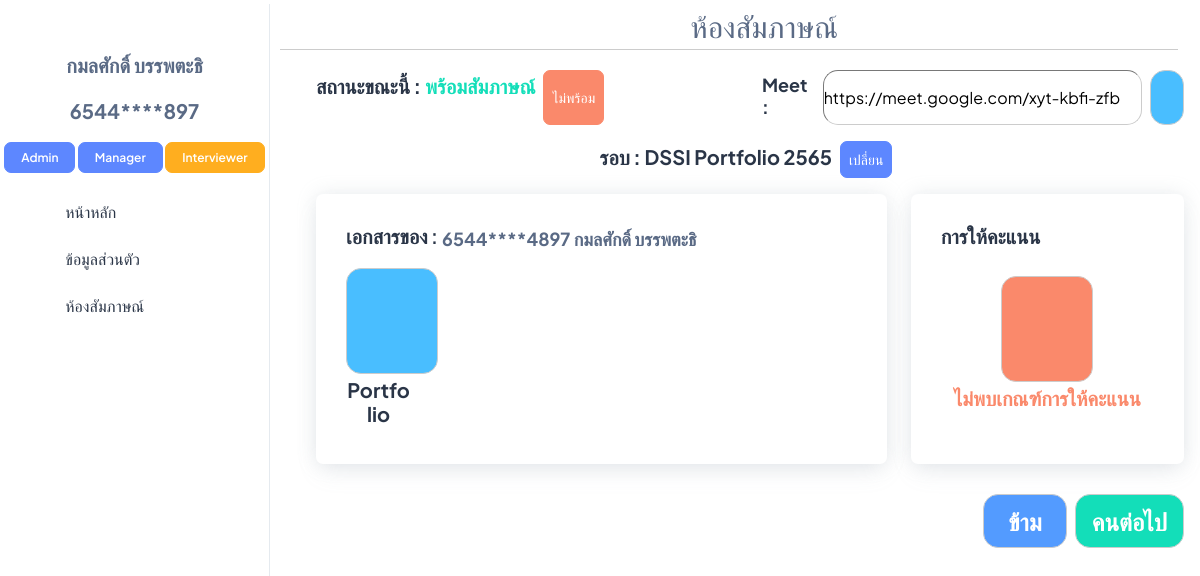
Page /Interviewer_room (signed in) on the earlier database version.
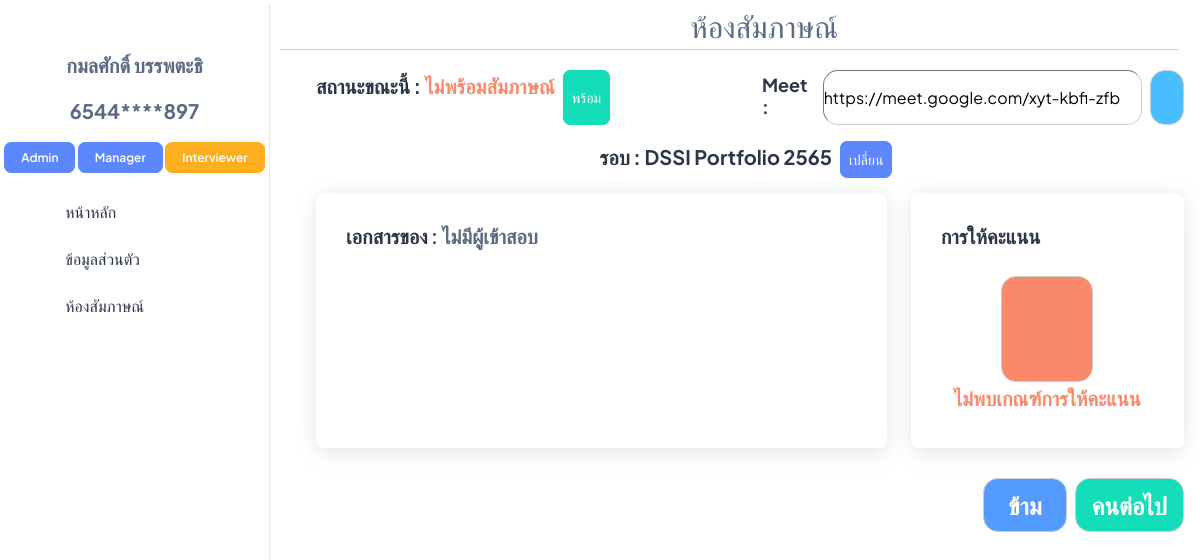
Same page on the later database version.
### interview/models.py (models this page shows, shortened)
class Role(models.Model):
    DEFAULT_ROLES = ['Admin', 'Manager','Interviewer', 'Student']
    name = models.CharField(max_length=50, default=DEFAULT_ROLES[0], choices=[(role, role) for role in DEFAULT_ROLES])
    users = models.ManyToManyField(User, related_name='roles', blank=True)
    TemporaryUser = models.ManyToManyField(TemporaryUser, related_name='roles', blank=True)

class InterviewLink(models.Model):
    user = models.ForeignKey(User, on_delete=models.CASCADE, related_name='interview_link')
    link = models.CharField(max_length=300)
    active = models.BooleanField(default=False,null=True,blank=True)
    round = models.ForeignKey(Round, on_delete=models.CASCADE, related_name='interview_round',blank=True,null=True)
    interviewing = models.BooleanField(default=False)

class InterviewStatus(models.Model):
    user = models.ForeignKey(User, on_delete=models.CASCADE, related_name='interview_status')
    status = models.CharField(max_length=100)
    round = models.ForeignKey(Round, on_delete=models.CASCADE)
    reg_at = models.DateTimeField(auto_now_add=True,blank=True ,null= True)

class User(AbstractBaseUser, PermissionsMixin):
    email = models.EmailField(unique=True)
    username = models.CharField(max_length=30, unique=True)
    first_name = models.CharField(max_length=100)
    last_name = models.CharField(max_length=100)
    gender = models.CharField(max_length=20)
    address = models.CharField(max_length=400)
    postcode = models.CharField(max_length=20)
    phone_number = models.CharField(max_length=10)
    citizen_id = models.CharField(max_length=13,unique=True,blank=True,null=True)
    birth_date = models.DateField(blank=True,null=True)
    date_joined = models.DateTimeField(default=timezone.now)
    is_active = models.BooleanField(default=True)
    is_staff = models.BooleanField(default=False)
    objects = CustomUserManager()
    USERNAME_FIELD = 'username'
    EMAIL_FIELD = 'email'
    REQUIRED_FIELDS = ['email']

class Document(models.Model):
    user = models.ForeignKey(User, on_delete=models.CASCADE)
    round = models.ForeignKey(Round, on_delete=models.CASCADE)
    doc_name = models.CharField(max_length=100,blank=True,null=True)
    document = models.FileField(upload_to=user_directory_path)

class Round(models.Model):
    major = models.ForeignKey(Major, on_delete=models.CASCADE)
    academic_year = models.CharField(max_length=20)
    round_name = models.CharField(max_length=20)
    manager = models.ForeignKey(User, on_delete=models.CASCADE)
    users = models.ManyToManyField(User, related_name='rounds_participated', blank=True)
    TemporaryUser = models.ManyToManyField(TemporaryUser,related_name='rounds_participated', blank=True)
    documents = models.CharField(max_length=200, null=True,blank=True)
    active = models.BooleanField(default=False,null=True,blank=True)
    interview_time = models.CharField(max_length=50, null=True, blank=True)
    line_Token = models.CharField(max_length=50, null=True, blank=True)

### interview/views.py (the view, shortened to what this page needs)
# urls.py: path('Interviewer_room',Interviewer_room, name='Interviewer_room'),
@login_required
@user_passes_test(is_Interviewer)
def Interviewer_room(request):
    if InterviewLink.objects.filter(user=request.user):
        pass
    else:
        new_link = InterviewLink(user=request.user,link="")
        new_link.save()
    if InterviewNow.objects.filter(interviewer=request.user):
        pass
    else:
        now = InterviewNow(interviewer=request.user)
        now.save()
    user_rounds = Round.objects.filter(users=request.user)
    user_majors = Major.objects.filter(users=request.user)
    related_rounds = Round.objects.filter(major__in=user_majors)
    combined_rounds = (user_rounds | related_rounds).distinct().order_by("-academic_year")
    not_selected_round = True
    link = InterviewLink.objects.get(user=request.user)
    if link.round:
        not_selected_round = False
    link = InterviewLink.objects.get(user=request.user)
    interviewer_interviewing = InterviewNow.objects.get(interviewer=request.user)
    interviewing = False
    if interviewer_interviewing.student:
        interviewing = True
    student = None
    need_docs = None
    have_docs = []
    temp_remove_list = []
    if link.round and interviewing :
        interviewing_now = InterviewNow.objects.get(interviewer=request.user)
        student = InterviewStatus.objects.get(round=link.round,user=interviewing_now.student)
        need_docs = link.round.documents.split(",")
        for d in need_docs:
            if Document.objects.filter(user=student.user,doc_name=d,round=link.round):
                have_docs.append(Document.objects.get(user=student.user,doc_name=d,round=link.round))
                temp_remove_list.append(d)
        for d in temp_remove_list:
            need_docs.remove(d)
    context = {
        "docs" : student,
        "rounds" : combined_rounds,
        "link" : link,
        "not_selected" : not_selected_round,
        "have_docs" : have_docs,
        "need_docs" : need_docs,
        "test" : InterviewNow.objects.get(interviewer=request.user),
    }
    return render(request,'interviewer/Interviewer_room.html', context)

### interview/views.py (called while the page is built)
def is_Interviewer(user):
    if isinstance(user, User):
        return user.roles.filter(name='Interviewer').exists()
    else:
        return False

### interview/templates/interviewer/Interviewer_room.html (shortened to what the changed rows need)
{% extends 'Interviewer/base/n_base.html' %}
{% load static %}
{% block css_js %}
<link rel="stylesheet" href="{% static 'css/interviewer_css/interview_room.css' %}" />
{% endblock %}
{% block content %}
<div class="mt-14 mx-3">
            {% for link in user.interview_link.all %}
            <div class="row">
                <form class="col d-flex" method="post" action="{% url 'toggle_status_active' link.id %}">
                  <h1 class="fs-6 fw-bolder mt-1 me-1">สถานะขณะนี้ : </h1>
                  {% if link.active %}
                  <h1 class="fs-6 fw-bolder mt-1 text-success">พร้อมสัมภาษณ์</h1>
                  {% else %}
                  <h1 class="fs-6 fw-bolder mt-1 text-danger">ไม่พร้อมสัมภาษณ์</h1>
                  {% endif %}
                  <button class="btn fs-3 px-2 mx-2 {% if link.active %}btn-danger{% else %}btn-success{% endif %}" type="submit">{{ link.active|yesno:"ไม่พร้อม,พร้อม" }}</button>
              </form>
                <form class="col d-flex" action="/add_meetlink" method="post">
                  <h1 class="fs-5 fw-bolder mt-1">Meet : </h1>
                  <input class="mx-2 search-bordered fs-4" style="width: 80%;" type="text" name="link" id="link" value="{{ link.link }}">
                  <button class="search-bordered btn btn-secondary px-2 py-1" type="submit"><i class="ti fs-6 ti-device-floppy"></i></button>
                </form>
              {% endfor %}
            </div>
    {% if not_selected %}
    <div class="row mt-3">
    {% for r in rounds %}
    <div class="col-md-4">
      <div class="card">
        <div class="card-body">
          <div class="d-flex justify-content-between">
            <span class="d-flex">
              <h2 class="fs-6 card-title">รอบ:</h2>
              <h2 class="fs-6 text-primary card-title fw-bolder px-2">{{ r.round_name }} {{ r.academic_year }}</h2>
            </span>
          </div>
          <ul class="list-group list-group-flush">
            <li class="list-group-item d-flex justify-content-center text-success fw-bolder">
              {{ r.interview_time }}
            </li>
            <li class="list-group-item d-flex row align-items-center fw-semibold">
              <div class="col">
                สาขา : {{ r.major }}
              </div>
              <div class="col">
                ปีการศึกษา : {{ r.academic_year }}
              </div>
            </li>
            <li class="list-group-item d-flex fw-semibold">
              เอกสารที่จำเป็น : {{ r.documents }}
            </li>
              <div class="text-center">
                <form method="post">
                  {% csrf_token %}
                  <input type="hidden" name="round" id="round" value="{{r.id}}">
                  <button type="submit" onclick="resetRefreshCount()" class="btn btn-info mt-2 px-2 py-2">เลือก</button>
                </form>
              </div>
            </ul>
          </div>
        </div>
      </div>
      {% if forloop.counter|divisibleby:3 and not forloop.last %}
    </div><div class="row">
      {% endif %}
    {% endfor %}
  </div>
    {% else %}
    <form class="col d-flex mt-3 justify-content-center" method="post">
      <h1 class="fs-6 fw-bolder mt-1">รอบ : {{ link.round.round_name }} {{ link.round.academic_year }}</h1>
      <button class="btn fs-3 px-2 mx-2 btn-primary" type="submit">เปลี่ยน</button>
    </form>
      <div class="row mt-3 ">
        <div class="col-lg-8 d-flex align-items-strech">
          <div class="card w-100 d-flex flex-column">
            <div class="card-body">
                <div class="d-flex justify-content-between mb-2">
                  <span class="d-flex">
                    <h5 class=" fw-semibold fs-6 pe-1">เอกสารของ :</h5>
                    {% if docs %}
                    <h5 class=" fs-5 mt-1 fw-bolder text-muted">{{ docs.user.citizen_id|slice:":4" }}****{{ docs.user.citizen_id|slice:"-4:" }} {{docs.user.first_name}} {{docs.user.last_name}}</h5>
                    {% else %}
                    <h5 class=" fs-6 fw-bolder text-muted">ไม่มีผู้เข้าสอบ</h5>
                    {% endif %}
                  </span>
                  <a href="/Interviewer_room">
                    <span class="fs-7  text-secondary">
                      <i class="ti ti-refresh"></i>
                    </span>
                  </a>
                </div>
              <div class="text-center row">
                {% for h in have_docs %}
                  <div class="col-lg-2">
                    <a class="search-bordered btn btn-secondary px-9 py-9" href="{{ h.document.url }}" target="_blank"><i class="ti fs-9 ti-clipboard-text"></i></a><br>
                    <h1 class="fs-6 fw-bolder mt-1">{{h.doc_name}}</h1>
                  </div>
                {% endfor %}
              </div>
            </div>
          </div>
        </div>
        <div class="col-lg-4 d-flex align-items-strech">
          <div class="card w-100 d-flex flex-column">
            <div class="card-body">
              <div class="d-sm-flex d-block align-items-center mb-9">
                <div class="card-title d-flex mb-3 mb-sm-0 justify-content-between">
                  <div class="">
                    <h5 class=" fw-semibold fs-6 pe-1">การให้คะแนน</h5>
                  </div>
                </div>
              </div>
              <div class="text-center">
                <a class="search-bordered btn btn-danger px-9 py-9 "><i class="ti fs-9 ti-x"></i></a><br>
                <h1 class="fs-6 text-danger fw-bolder mt-1">ไม่พบเกณฑ์การให้คะแนน</h1>
              </div>
            </div>
          </div>
        </div>
      <div class="d-flex justify-content-end mb-5 me-5 position-relative bottom-0 end-0">
        <button onclick="skip_confirm()" class="search-bordered btn btn-info px-4 py-2 fs-7 me-2 fw-semibold" type="submit">ข้าม</button>
        <button onclick="next_confirm()" class="search-bordered btn btn-success px-3 py-2 fs-7 fw-semibold" type="submit">คนต่อไป</button>
      </div>
      </div>
      {% endif %}
</div>
{% endblock %}

### interview/templates/interviewer/base/n_sidebar.html (shortened to what this page needs)
<!DOCTYPE html>
<html lang="en">
    <head>
        {% load static %}
        <link rel="stylesheet" href="{% static 'css/styles.min.css' %}" />
      </head>
<body>
<aside class="left-sidebar position-fixed">
    <div>
        {% if user.is_authenticated %}
        <a href="{% url 'log_out' %}">
            <i class="ti ti-logout fs-8 text-danger"style="display: block; text-align: center;"></i>
        </a>
        <p class="text-center pt-3 fw-bolder fs-6 text-muted">{{ user.first_name }} {{ user.last_name }}</p>
        <p class="text-center fw-bolder fs-6 text-muted">{{ user.citizen_id|slice:":4" }}****{{ user.citizen_id|slice:"-3:" }}</p>
        <div class="text-center">
            {% for role in user.roles.all %}
                {% if role.name == 'Admin' %}
                <a href="{% url 'Admin_page' %}" class="btn btn-primary fs-2 fw-semibold lh-sm">Admin</a>
                {% endif %}
                {% if role.name == 'Manager' %}
                <a href="{% url 'Manager_page' id=user.id %}" class="btn btn-primary fs-2 fw-semibold lh-sm">Manager</a>
                {% endif %}
                {% if role.name == 'Interviewer' %}
                <a href="{% url 'Interviewer_page' %}" class="btn btn-warning fs-2 fw-semibold lh-sm">Interviewer</a>
                {% endif %}
            {% endfor %}
        </div>
      </div>
      <nav class="sidebar-nav scroll-sidebar" data-simplebar="">
        <ul id="sidebarnav">
          <li class="sidebar-item mt-3">
            <a class="sidebar-link" href="{% url 'Interviewer_page'%}" aria-expanded="false">
              <span>
                <i class="ti ti-home"></i>
              </span>
              <span class="hide-menu fs-4">หน้าหลัก</span>
            </a>
          </li>
          <li class="sidebar-item">
            <a class="sidebar-link" href="{% url 'Interviewer_Profile'%}" aria-expanded="false">
              <span>
                <i class="ti ti-user-circle"></i>
              </span>
              <span class="hide-menu fs-4">ข้อมูลส่วนตัว</span>
            </a>
          </li>
          <li class="sidebar-item">
            <a class="sidebar-link" href="{% url 'Interviewer_room'%}" aria-expanded="false">
              <span>
                <i class="ti ti-book"></i>
              </span>
              <span class="hide-menu fs-4">ห้องสัมภาษณ์</span>
            </a>
          </li>
        </ul>
      </nav>
  </aside>
  {% endif %}
</body>
</html>

Differences in the rows shown:
no longer on this page (row edited): InterviewStatus: user.citizen_id "6544", user.citizen_id "4897", user.first_name "กมลศักดิ์", user.last_name "บรรพตะธิ"
no longer on this page (row unchanged): Document: doc_name "Portfolio"
changed InterviewLink "https://meet.google.com/xyt-kbfi-zfb": active "ไม่พร้อม" → "พร้อม"; active "พร้อมสัมภาษณ์" → "ไม่พร้อมสัมภาษณ์"
Other differences:
text now shown: "ไม่มีผู้เข้าสอบ"
